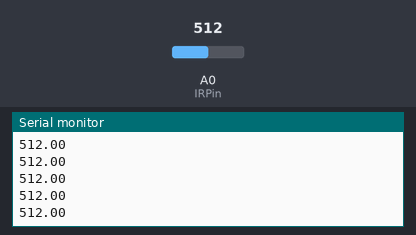
Simulated run of this sketch. Board: Arduino Uno, built with avr-gcc and run on an emulated ATmega328P. On the bench: the last lines printed to the serial monitor. Inputs (shaded band) come from the test bench; at power-on: A0 (IRPin) = 512.

Above: at 1.2 s.
1.3 s: A0 (IRPin) set to 716
At 1.8 s:
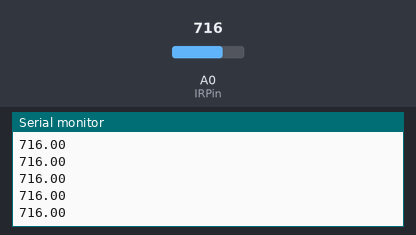
2.8 s: A0 (IRPin) set to 900
At 3.3 s:
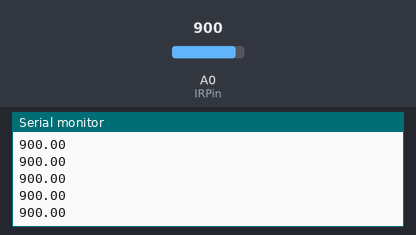
Timing chart, 0 to 5.8 s (numbered marks = the images above; inputs shaded):
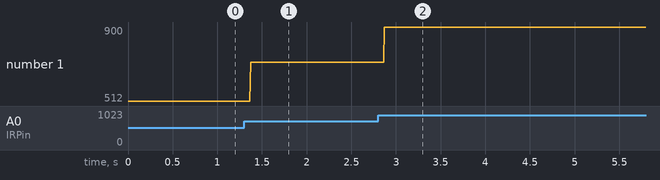

The sketch:

IR_long_distance.ino
```cpp
// Define model and input pin:
#define IRPin A0

float reflection;
float distance_cm;

void setup() {
  Serial.begin(9600);
  pinMode(IRPin,INPUT);
}

void loop() {
reflection = analogRead(IRPin);
Serial.println(reflection);

}
```

Measured:
- after the input at 1.3 s, the serial monitor: prints a new line after 0.07 s (image 1)
- after the input at 2.8 s, the serial monitor: prints a new line after 0.07 s (image 2)
- plotted number 1: 512 → 716 after the input at 1.3 s, 716 → 900 after the input at 2.8 s
